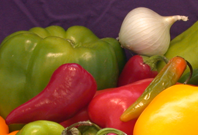
%> input picture 02_color_spaces_and_contrast/input/onion.png, 198 x 135 px
$ octave 'Image Color and Histogram Stretching.m'   (GNU Octave 9; MATLAB toolbox functions it lacks are replaced by stand-ins)
%> lines starting %> are read from the running program, lines starting %| are printed output that depends on the picture; in (x1, y1, x2, y2) boxes, pixels count from 0 and x2, y2 are one past the last pixel; in counts of white or black regions, pixels touching at a corner belong together; the program's own positions count from 1
% Reading an image 'onion.png' and converting it to a grayscale image and displaying it into one figure
img = imread("onion.png");
%> img is the input picture: size 135x198x3 uint8; mean R, G, B 137.3, 92.8, 45.3
grayscaleImage = rgb2gray(img);
montage({img,grayscaleImage},"BorderSize",30,"BackgroundColor","w","Size",[1,2])

% Equalize the histogram of the grayscale image using histeq
figure;
equalisedImage = histeq(grayscaleImage);

% Function call for histogram Stretching
stretchedImage = histogramStretching(img);
%> in histogramStretching, `hsvInput = rgb2hsv(inputColorImage);`: hsvInput: size 135x198x3 double; mean H, S, V 0.406, 0.698, 0.544
%> in histogramStretching, `stretchedhsv = cat(3, h, s, stretchedIntensity);`: stretchedhsv: size 135x198x3 double; mean H, S, V 0.406, 0.698, 0.439

% Display the input image, the equalized image, and the histogram stretched image in one figure
figure;
montage({img,equalisedImage,stretchedImage},"BorderSize",30,"BackgroundColor","w","Size",[1,3])

% Display all channels of the color image ‘onion.png’ separately but in one figure
figure;
[RC,GC,BC] = imsplit(img);
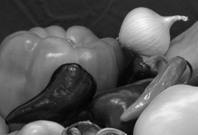
%> GC: size 135x198 uint8; min 2, max 248, mean 92.8
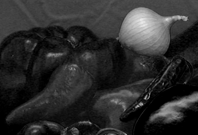
%> BC: size 135x198 uint8; min 0, max 233, mean 45.3
montage({RC,GC,BC},"BorderSize",30,"BackgroundColor","w","Size",[1,3])

% Convert the color image  onion.png into HSV color space and display all channels separately in one figure
figure;
hsvImg = rgb2hsv(img);
[HC,SC,VC] = imsplit(hsvImg);
montage({HC,SC,VC},"BorderSize",30,"BackgroundColor","w","Size",[1,3])

% Convert the color image  onion.png  into YIQ color space and display all channels separately in one figure
figure;
yiqImg = rgb2ntsc(img);
%> yiqImg: size 135x198x3 double; mean of channels 1, 2, 3 0.395, 0.164, -0.0213
[YC,IC,QC] = imsplit(yiqImg);
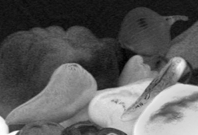
%> IC: size 135x198 double; min -0.0115, max 0.47, mean 0.164; drawn with min black and max white
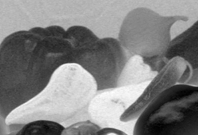
%> QC: size 135x198 double; min -0.22, max 0.171, mean -0.0213; drawn with min black and max white
montage({YC,IC,QC},"BorderSize",30,"BackgroundColor","w","Size",[1,3])
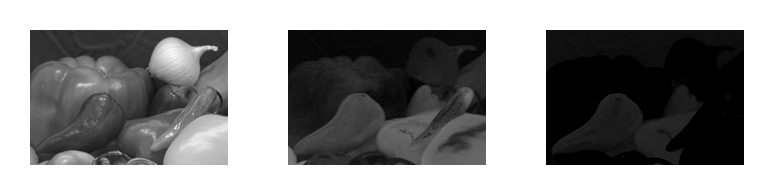
%> displayed picture: size 195x774, on the screen's scale of 0 to 255; min 0, max 255, mean 146.3

% Write a function to change all the pixels that have a color other than red from the
% color image onion.png  to black and display the output image
redOnlyImage = keepRedPixels(img);

% Display the output for only red color image
figure;
imshow(redOnlyImage);
title('Image other than red pixels set to black');

% Function for histogram stretching
function stretchinghist = histogramStretching(inputColorImage)

    hsvInput = rgb2hsv(inputColorImage);
    [h,s,v] = imsplit(hsvInput);
    stretchedIntensity = imadjust(v);


    % Combine the stretched channel back into an RGB image
    stretchedhsv = cat(3, h, s, stretchedIntensity);
    stretchinghist = hsv2rgb(stretchedhsv);

end
function redPixelImage = keepRedPixels(inputImage)
    % Function to keep only the red pixels in a color image

    [R,G,B] = imsplit(inputImage);
    thresholdValue = 110;

    % Creating a mask for identifying the red color
    mask = R>=thresholdValue & G<thresholdValue & B<thresholdValue;
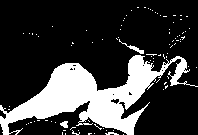
%> mask: size 135x198 logical; 23.4% white; 93 white regions (89 under 20 px), largest, box (x1, y1, x2, y2) and area: (0, 55, 198, 135) 5926, (119, 39, 144, 54) 69, (60, 121, 68, 128) 40, (105, 132, 119, 135) 26

    % Converting other than red pixels to black
    R(~mask) = 0;
    G(~mask) = 0;
    B(~mask) = 0;

    % Combining all three channels of the resultant image
    redPixelImage = cat(3,R,G,B);
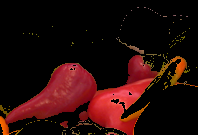
%> redPixelImage: size 135x198x3 uint8; mean R, G, B 38.4, 10.9, 9.2

end
